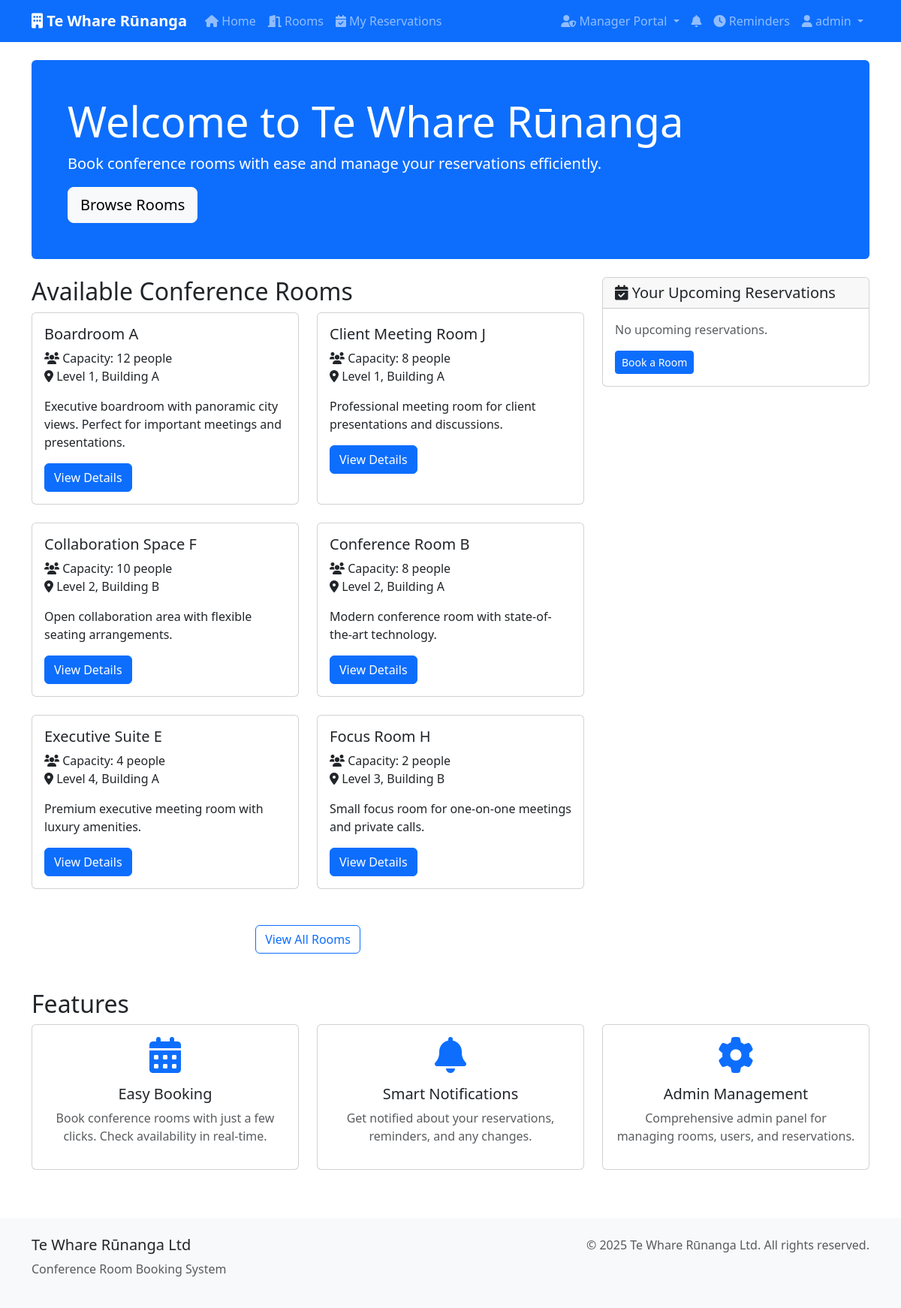
Before: / (signed in) with the older database file.
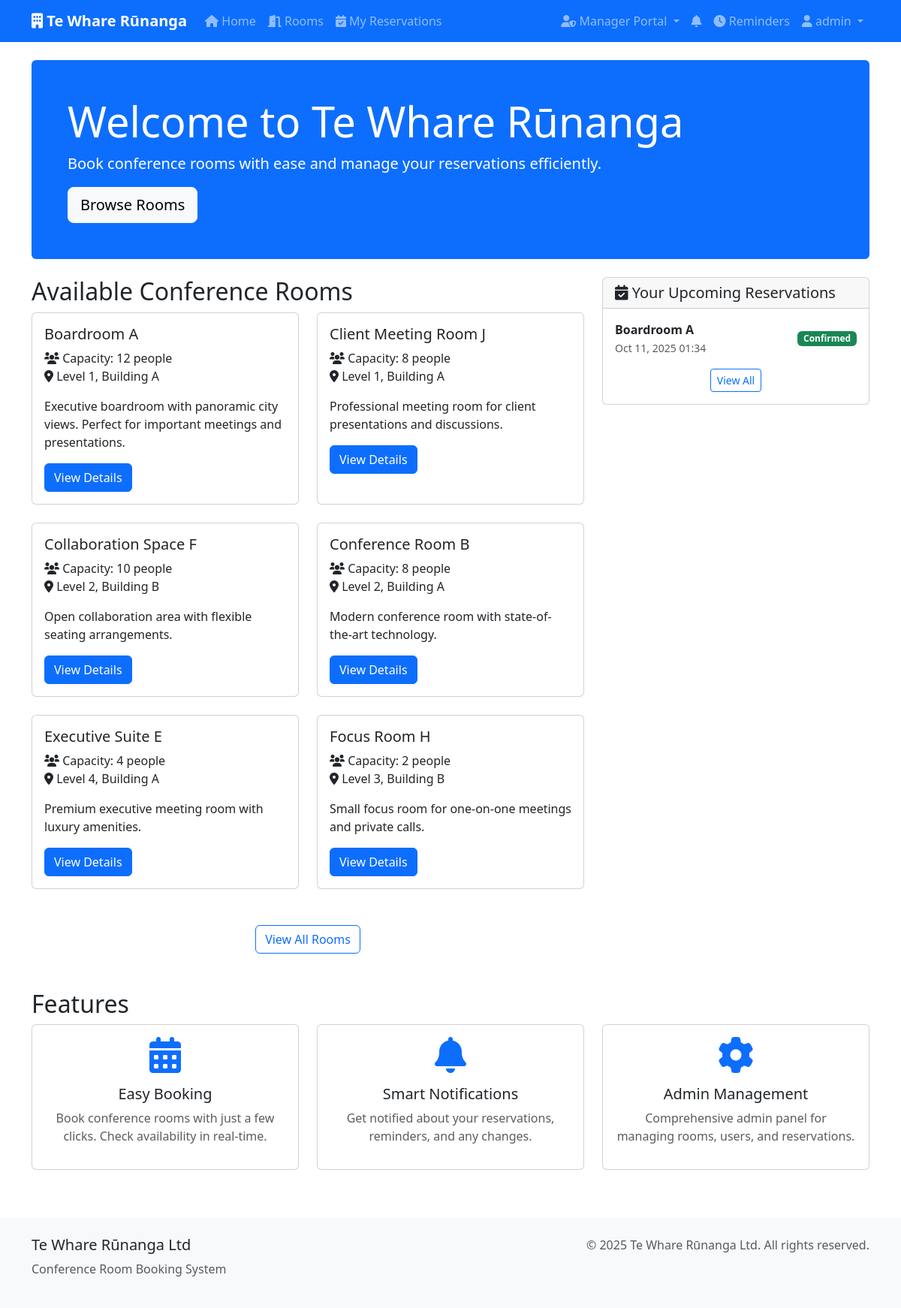
After: the same page with the newer database file.
### bookings/models.py (models this page shows, shortened)
class Room(models.Model):
    name = models.CharField(max_length=100, unique=True)
    capacity = models.PositiveIntegerField()
    description = models.TextField(blank=True)
    location = models.CharField(max_length=200)
    amenities = models.TextField(blank=True)
    is_active = models.BooleanField(default=True)
    created_at = models.DateTimeField(auto_now_add=True)
    updated_at = models.DateTimeField(auto_now=True)
    class Meta:
        ordering = ['name']

class Reservation(models.Model):
    STATUS_CHOICES = [
        ('pending', 'Pending'),
        ('confirmed', 'Confirmed'),
        ('cancelled', 'Cancelled'),
        ('completed', 'Completed'),
    ]
    room = models.ForeignKey(Room, on_delete=models.CASCADE, related_name='reservations')
    user = models.ForeignKey(User, on_delete=models.CASCADE, related_name='reservations')
    title = models.CharField(max_length=200)
    description = models.TextField(blank=True)
    start_time = models.DateTimeField()
    end_time = models.DateTimeField()
    status = models.CharField(max_length=20, choices=STATUS_CHOICES, default='pending')
    created_at = models.DateTimeField(auto_now_add=True)
    updated_at = models.DateTimeField(auto_now=True)
    created_by_admin = models.BooleanField(default=False)
    class Meta:
        ordering = ['start_time']

### bookings/views.py (the view)
# urls.py: path('', views.home, name='home'),
def home(request):
    rooms = Room.objects.filter(is_active=True)[:6]
    upcoming_reservations = []
    if request.user.is_authenticated:
        upcoming_reservations = Reservation.objects.filter(
            user=request.user,
            start_time__gte=timezone.now(),
            status='confirmed'
        ).order_by('start_time')[:5]
    context = {
        'rooms': rooms,
        'upcoming_reservations': upcoming_reservations,
    }
    return render(request, 'bookings/home.html', context)

### bookings/context_processors.py (called while the page is built)
def notification_count(request):
    if request.user.is_authenticated:
        unread_count = Notification.objects.filter(
            user=request.user,
            is_read=False
        ).count()
        return {'unread_notifications_count': unread_count}
    return {'unread_notifications_count': 0}

### templates/bookings/home.html (shortened to what the changed rows need)
{% extends 'bookings/base.html' %}
{% block content %}
<div class="row">
    <div class="col-12">
        <div class="jumbotron bg-primary text-white p-5 rounded mb-4">
            <h1 class="display-4">Welcome to Te Whare Rūnanga</h1>
        </div>
    </div>
</div>
<div class="row">
    <div class="col-md-8">
        <h2>Available Conference Rooms</h2>
        <div class="row">
            {% for room in rooms %}
            <div class="col-md-6 mb-4">
                <div class="card room-card">
                    <div class="card-body">
                        <h5 class="card-title">{{ room.name }}</h5>
                        <p class="card-text">
                            <i class="fas fa-users"></i> Capacity: {{ room.capacity }} people<br>
                            <i class="fas fa-map-marker-alt"></i> {{ room.location }}
                        </p>
                        <p class="card-text">{{ room.description|truncatewords:20 }}</p>
                        <a href="{% url 'room_detail' room.id %}" class="btn btn-primary">View Details</a>
                    </div>
                </div>
            </div>
            {% empty %}
            <div class="col-12">
                <div class="alert alert-info">
                    <i class="fas fa-info-circle"></i> No rooms available at the moment.
                </div>
            </div>
            {% endfor %}
        </div>
    </div>
    <div class="col-md-4">
        {% if user.is_authenticated %}
        <div class="card">
            <div class="card-body">
                {% if upcoming_reservations %}
                    {% for reservation in upcoming_reservations %}
                    <div class="d-flex justify-content-between align-items-center mb-2">
                        <div>
                            <strong>{{ reservation.room.name }}</strong><br>
                            <small class="text-muted">
                                {{ reservation.start_time|date:"M d, Y H:i" }}
                            </small>
                        </div>
                        <span class="badge bg-{% if reservation.status == 'confirmed' %}success{% elif reservation.status == 'pending' %}warning{% else %}secondary{% endif %}">
                            {{ reservation.get_status_display }}
                        </span>
                    </div>
                    {% endfor %}
                    <div class="text-center mt-3">
                        <a href="{% url 'reservation_list' %}" class="btn btn-sm btn-outline-primary">View All</a>
                    </div>
                {% else %}
                    <p class="text-muted">No upcoming reservations.</p>
                    <a href="{% url 'room_list' %}" class="btn btn-sm btn-primary">Book a Room</a>
                {% endif %}
            </div>
        </div>
        {% endif %}
    </div>
</div>
<div class="row mt-5">
    <div class="col-12">
        <h2>Features</h2>
    </div>
</div>
{% endblock %}

Changed rows visible on the page:
added Reservation: room.name "Boardroom A", start_time "Oct 11, 2025 01:34", status "Confirmed"
Other visible differences:
text no longer shown: "No upcoming reservations. Book a Room"
text now shown: "View All"
